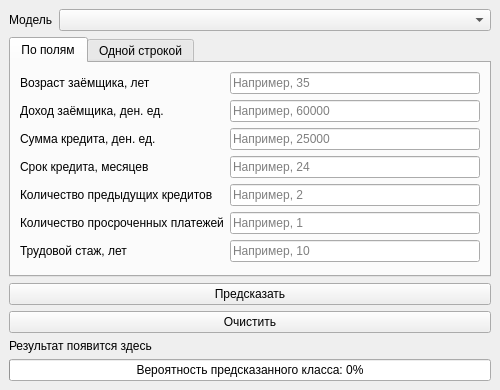
<?xml version="1.0" encoding="UTF-8"?>
<ui version="4.0">
 <class>MainWindow</class>
 <widget class="QMainWindow" name="MainWindow">
  <property name="geometry"><rect><x>0</x><y>0</y><width>500</width><height>390</height></rect></property>
  <property name="windowTitle"><string>Кредитный скоринг</string></property>
  <widget class="QWidget" name="centralwidget">
   <layout class="QVBoxLayout" name="main_layout">
    <item><layout class="QFormLayout" name="model_form">
     <item row="0" column="0"><widget class="QLabel" name="model_label"><property name="text"><string>Модель</string></property></widget></item>
     <item row="0" column="1"><widget class="QComboBox" name="model_box"></widget></item>
    </layout></item>
    <item><widget class="QTabWidget" name="tabs">
     <widget class="QWidget" name="form_page">
      <attribute name="title"><string>По полям</string></attribute>
      <layout class="QFormLayout" name="feature_form">
       <item row="0" column="0"><widget class="QLabel" name="age_label"><property name="text"><string>Возраст заёмщика, лет</string></property></widget></item>
       <item row="0" column="1"><widget class="QLineEdit" name="age_input"><property name="placeholderText"><string>Например, 35</string></property></widget></item>
       <item row="1" column="0"><widget class="QLabel" name="income_label"><property name="text"><string>Доход заёмщика, ден. ед.</string></property></widget></item>
       <item row="1" column="1"><widget class="QLineEdit" name="income_input"><property name="placeholderText"><string>Например, 60000</string></property></widget></item>
       <item row="2" column="0"><widget class="QLabel" name="amount_label"><property name="text"><string>Сумма кредита, ден. ед.</string></property></widget></item>
       <item row="2" column="1"><widget class="QLineEdit" name="amount_input"><property name="placeholderText"><string>Например, 25000</string></property></widget></item>
       <item row="3" column="0"><widget class="QLabel" name="term_label"><property name="text"><string>Срок кредита, месяцев</string></property></widget></item>
       <item row="3" column="1"><widget class="QLineEdit" name="term_input"><property name="placeholderText"><string>Например, 24</string></property></widget></item>
       <item row="4" column="0"><widget class="QLabel" name="loans_label"><property name="text"><string>Количество предыдущих кредитов</string></property></widget></item>
       <item row="4" column="1"><widget class="QLineEdit" name="loans_input"><property name="placeholderText"><string>Например, 2</string></property></widget></item>
       <item row="5" column="0"><widget class="QLabel" name="late_label"><property name="text"><string>Количество просроченных платежей</string></property></widget></item>
       <item row="5" column="1"><widget class="QLineEdit" name="late_input"><property name="placeholderText"><string>Например, 1</string></property></widget></item>
       <item row="6" column="0"><widget class="QLabel" name="employment_label"><property name="text"><string>Трудовой стаж, лет</string></property></widget></item>
       <item row="6" column="1"><widget class="QLineEdit" name="employment_input"><property name="placeholderText"><string>Например, 10</string></property></widget></item>
      </layout>
     </widget>
     <widget class="QWidget" name="line_page">
      <attribute name="title"><string>Одной строкой</string></attribute>
      <layout class="QVBoxLayout" name="line_layout">
       <item><widget class="QLabel" name="order_label"><property name="text"><string>1. Возраст заёмщика, лет
2. Доход заёмщика, ден. ед.
3. Сумма кредита, ден. ед.
4. Срок кредита, месяцев
5. Количество предыдущих кредитов
6. Количество просроченных платежей
7. Трудовой стаж, лет</string></property></widget></item>
       <item><widget class="QLineEdit" name="features_input"><property name="placeholderText"><string>Признаки через запятую</string></property></widget></item>
       <item><spacer name="line_spacer"><property name="orientation"><enum>Qt::Vertical</enum></property><property name="sizeHint" stdset="0"><size><width>20</width><height>40</height></size></property></spacer></item>
      </layout>
     </widget>
    </widget></item>
    <item><widget class="QPushButton" name="predict_button"><property name="text"><string>Предсказать</string></property></widget></item>
    <item><widget class="QPushButton" name="clear_button"><property name="text"><string>Очистить</string></property></widget></item>
    <item><widget class="QLabel" name="result_label"><property name="text"><string>Результат появится здесь</string></property><property name="wordWrap"><bool>true</bool></property></widget></item>
    <item><widget class="QProgressBar" name="probability_bar"><property name="format"><string>Вероятность предсказанного класса: %p%</string></property><property name="value"><number>0</number></property></widget></item>
   </layout>
  </widget>
 </widget>
 <resources/>
 <connections/>
</ui>
